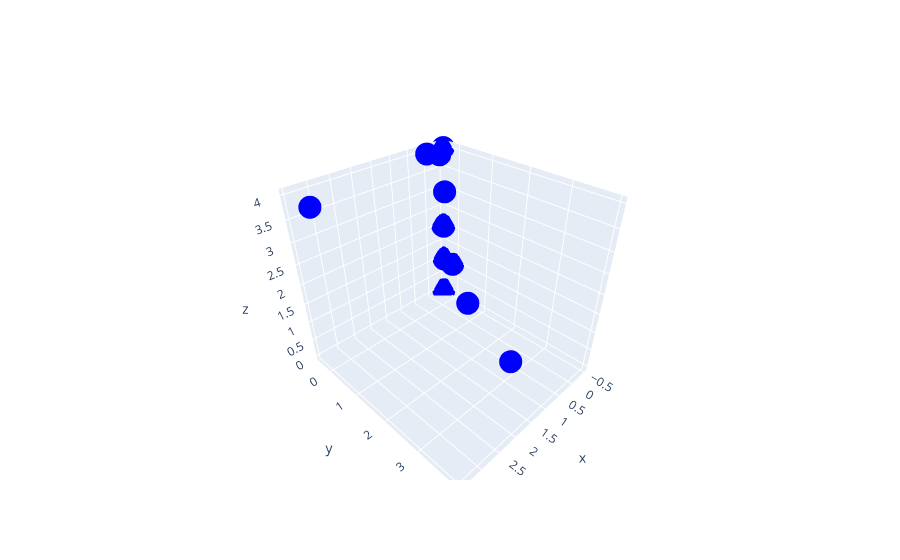

Notebook source saved alongside this figure:
### Code cell
import plotly.graph_objects as go

fig = go.Figure(data=go.Scatter3d(
    x=data['Volume'],
    y=data['MarketCap'],
    z=data['ProofType'],
    mode = 'markers',
    marker = dict(
        sizemode = 'diameter',
        sizeref = 750,
        color='blue'
        )
))


fig.show()

### Figure 1 — Plotly figure (JSON) as saved in the notebook; plotly's stock layout.template omitted (floating-point values rounded to 4 significant figures)
{"data": [{"marker": {"color": "blue", "sizemode": "diameter", "sizeref": 750}, "mode": "markers", "type": "scatter3d", "x": [-0.4716, -0.4601, -0.4551, -0.4459, -0.4461, -0.4425, -0.4019, -0.4397, -0.4478, -0.4218, -0.3969, -0.3972, -0.4287, 0.1295, -0.3123, -0.03829, -0.3913, 3.449, 0.5741, 2.245], "y": [-0.4141, -0.4102, -0.4079, -0.4015, -0.3956, -0.3947, -0.3935, -0.3907, -0.3846, -0.3711, -0.3683, -0.3491, -0.3321, -0.3319, -0.2217, -0.08955, -0.01948, 0.2691, 1.438, 3.969], "z": [1, 1, 2, 1, 4, 1, 2, 1, 2, 1, 0, 2, 1, 4, 3, 4, 1, 4, 1, 2]}], "layout": {}}
